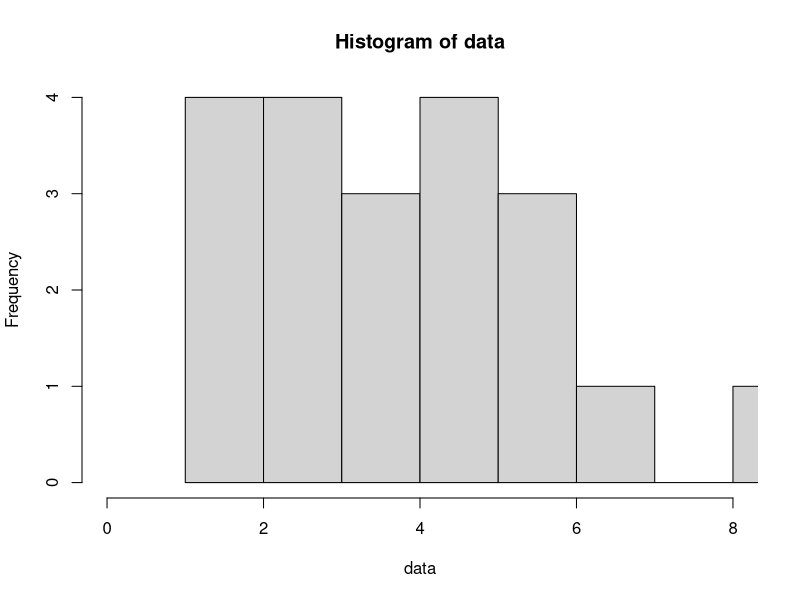

Generate this figure with R:

#a
set.seed(0)
dbinom(x=4,20,0.2)

#b
set.seed(0)
data <- rbinom(20,20,0.2)
hist(data,
     xlim = c(0,8))

#c
n=20 
p=0.2 
q=1-p 

#rata rata distribusi binomial
set.seed(0)
data <- rbinom(20,20,0.2)
mean(data)

#variance sample
set.seed(0)
data <- rbinom(20,20,0.2)
var(data)